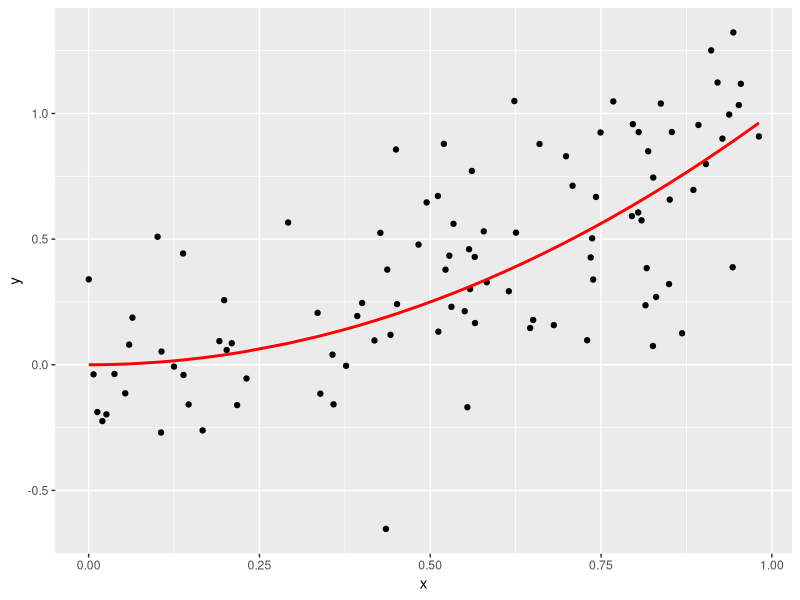
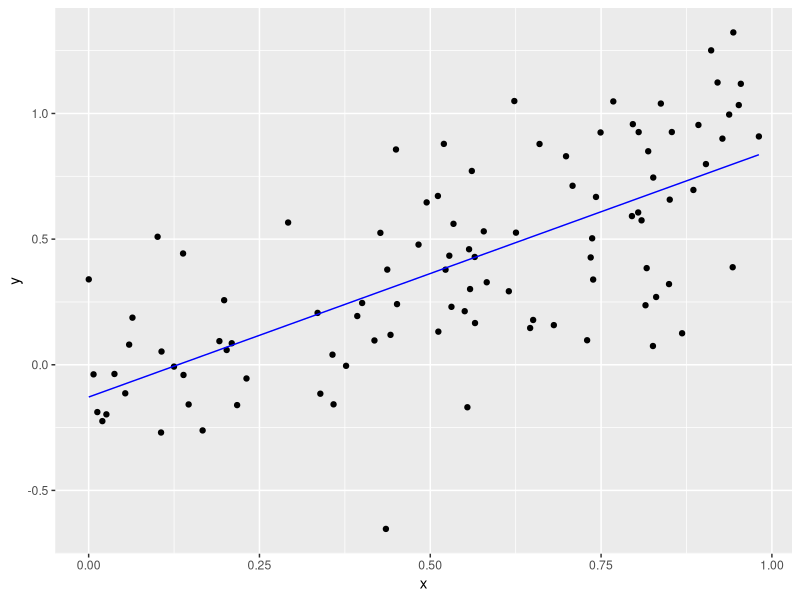

These figures' R source, in order:
# Setup -------------------------------------------------------------------
library(tidyverse)
library(broom)

# Let these be:
# -true function f(x) for a one-dimensional predictor x
# -the standard deviation of the true epsilon i.e. the noise
f <- function(x) {
  x^2
}
sigma <- 0.3

# This function generates a random sample. Random in terms of both
# -the predictor x
# -the amount of noise eps
generate_sample <- function(f, n_sim, sigma) {
  data_frame(
    x = runif(n = n_sim, min = 0, max = 1),
    f_x = f(x),
    eps = rnorm(n = n_sim, mean = 0, sd = sigma),
    y = f_x + eps
  )
}



# Generate Training Data via Sampling -------------------------------------
train_data <- generate_sample(f, n_sim = 100, sigma = sigma)

# The true model f(x) is in red. We observe points (x,y). Here we are pretending
# to know the exact break down of y into f(x) and eps
ggplot(train_data, aes(x=x)) +
  geom_point(aes(y=y)) +
  geom_line(aes(y=f_x), col="red", size=1)

# In a realistic situation, we only know x & y, not f(x) & eps. So we should
# remove them
train_data <- train_data %>%
  select(x, y)



# Generate Test Data, Fit Model, and Get Predictions -------------------

# 1. Generate test data via sampling. Recall in test data, we only have the
# predictors x:
test_data <- generate_sample(f, n_sim = 100, sigma = sigma) %>%
  select(x)

# 2. Fit Model: Simple linear regression
model <- lm(y ~ x, data = train_data)
train_data_augmented <- model %>%
  augment() %>%
  tbl_df()
# Plot fitted model to training data
ggplot(data=train_data_augmented, aes(x=x)) +
  geom_point(aes(y=y)) +
  geom_line(aes(y=.fitted), col="blue")

# 3. Get Predictions
# Note: we use augment(newdata=BLAH) here, since it works. This is equivalent
# to using the predict() function.
predictions <- model %>%
  augment(newdata=test_data) %>%
  tbl_df() %>%
  .[[".fitted"]]



# Main For Loop -------------------------------------------------
set.seed(76)
n_sim <- 10000

# Create new test data: a single point
x0 <- 0.95
test_data <- data_frame(x=x0)

# Save predictions here
predictions <- rep(0, n_sim)

for(i in 1:n_sim) {
  # FILL THIS IN:
  train <- generate_sample(train_data, n_sim, sigma)
  model <- lm(y ~ x, data = train)
  
  predictions[i] <- predict(model, test_data)

  
  if(i %% 100 == 0){
    print(i)
  }
}

# Pull the Curtain! Reveal truth: i.e. show all components we really know, but
# pretended not to:
set.seed(76)
truth <- data_frame(
  x = rep(x0, n_sim),
  f_x = f(x),
  eps = rnorm(n = n_sim, mean = 0, sd = 0.3),
  y = f_x + eps
  )

# Add predictions
truth <- truth %>%
  mutate(y_hat=predictions)

# Compute MSE, (Avg Bias of f_hat)^2, Variance of f_hat, sigma^2:
# FILL THIS IN:

# Save MSE's here
MSE_array <- rep(0, n_sim)
bias_array <- rep(0, n_sim)
for(i in 1:n_sim) {
  MSE_array[i] <- (truth$y_hat[i] - truth$y[i])^2
  bias_array[i] < (truth$f_x - truth$y_hat)^2
  
}
# MSE
MSE <- mean(MSE_array)

# (Average Bias of f_hat ^)2
bias <- ( (1/n_sim)* sum(bias_array) )^2

# Var of fhat over n_sim values
variance <- var(truth$y_hat)

# sigma^2
sigma_sq <- variance^2


